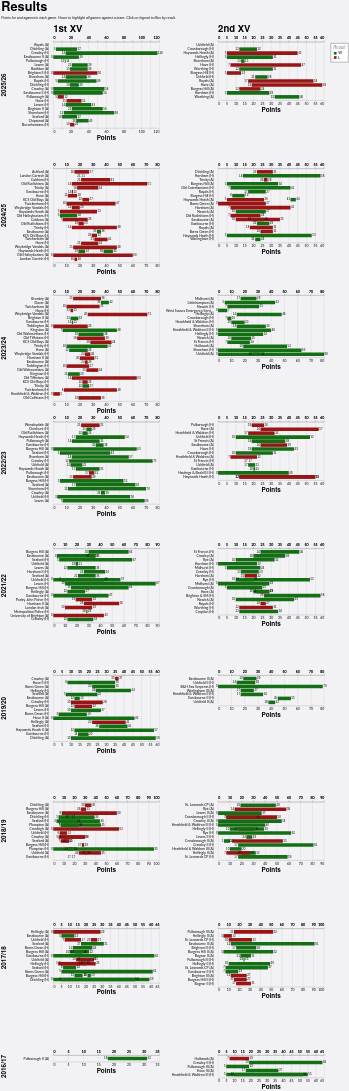

The specification (Vega-Lite) saved for this image:
### Vega-Lite specification from a JSON file in a GitHub repository (floating-point values rounded to 4 significant figures; data arrays with more than 128 entries replaced by an {"elided": "..."} marker saying what was removed)
{"config": {"axis": {"labelFont": "Lato, sans-serif", "titleFont": "PT Sans Narrow, Helvetica Neue, Helvetica, Arial, sans-serif", "labelFontSize": 13, "titleFontSize": 24, "gridColor": "#202947", "gridOpacity": 0.2}, "header": {"labelFont": "PT Sans Narrow, Helvetica Neue, Helvetica, Arial, sans-serif", "titleFont": "PT Sans Narrow, Helvetica Neue, Helvetica, Arial, sans-serif", "labelFontSize": 24, "titleFontSize": 28, "labelFontWeight": "bold", "orient": "left"}, "legend": {"labelFont": "Lato, sans-serif", "titleFont": "PT Sans Narrow, Helvetica Neue, Helvetica, Arial, sans-serif", "labelFontSize": 14, "titleFontSize": 16, "titlePadding": 5, "fillColor": "white", "strokeColor": "black", "padding": 10, "titleFontWeight": "lighter", "titleFontStyle": "italic", "titleColor": "gray", "offset": 10}, "title": {"font": "PT Sans Narrow, Helvetica Neue, Helvetica, Arial, sans-serif", "fontSize": 48, "fontWeight": "bold", "anchor": "start", "align": "center", "titlePadding": 20, "subtitlePadding": 10, "subtitleFontSize": 13, "subtitleColor": "", "subtitleFontStyle": "italic", "offset": 15, "color": "black"}, "axisX": {"labelAngle": 0}, "facet": {"title": null, "header": null, "align": {"row": "each", "column": "each"}}, "resolve": {"scale": {"y": "independent", "facet": "independent"}}, "background": "#f2f1f4", "scale": {"offsetBandPaddingOuter": 0.2, "offsetBandPaddingInner": 0.1}, "view": {"strokeWidth": 0}}, "data": {"name": "data-6f68012799d9d83200c97b6390981c0a"}, "facet": {"column": {"field": "squad", "header": {"labelAnchor": "start", "labelExpr": "datum.value + ' XV'", "labelFontSize": 36, "title": null}, "title": null, "type": "nominal"}, "row": {"field": "season", "sort": {"field": "season", "order": "descending"}, "title": null, "type": "nominal"}}, "spec": {"layer": [{"mark": {"type": "bar"}, "encoding": {"color": {"field": "result", "legend": {"orient": "right", "title": "Result", "titleOrient": "top"}, "scale": {"domain": ["W", "L"], "range": ["#146f14", "#981515"]}, "type": "nominal"}, "detail": {"field": "game_id", "type": "nominal"}, "opacity": {"condition": {"param": "param_8", "value": 1.0, "empty": true}, "value": 0.2}, "x": {"axis": {"offset": 5, "orient": "bottom"}, "field": "pf", "title": "Points", "type": "quantitative"}, "x2": {"field": "pa"}, "y": {"axis": {"domain": false, "grid": false, "offset": 15, "ticks": false, "title": null}, "field": "game_label", "sort": {"field": "date", "order": "descending"}, "title": null, "type": "nominal"}}, "name": "view_3"}, {"mark": {"type": "text", "align": "right", "dx": -2, "dy": 0}, "encoding": {"color": {"value": "black"}, "detail": {"field": "game_id", "type": "nominal"}, "opacity": {"condition": {"param": "param_8", "value": 1.0, "empty": true}, "value": 0.2}, "text": {"field": "loser", "type": "nominal"}, "x": {"axis": {"offset": 5, "orient": "top"}, "field": "loser", "title": null, "type": "quantitative"}, "y": {"axis": {"domain": false, "grid": false, "offset": 15, "ticks": false, "title": null}, "field": "game_label", "sort": {"field": "date", "order": "descending"}, "title": null, "type": "nominal"}}}, {"mark": {"type": "text", "align": "left", "dx": 2, "dy": 0}, "encoding": {"color": {"value": "black"}, "detail": {"field": "game_id", "type": "nominal"}, "opacity": {"condition": {"param": "param_8", "value": 1.0, "empty": true}, "value": 0.2}, "text": {"field": "winner", "type": "nominal"}, "x": {"axis": {"offset": 5, "orient": "top"}, "field": "winner", "title": null, "type": "quantitative"}, "y": {"axis": {"domain": false, "grid": false, "offset": 15, "ticks": false, "title": null}, "field": "game_label", "sort": {"field": "date", "order": "descending"}, "title": null, "type": "nominal"}}}], "height": {"step": 15}, "transform": [{"filter": {"param": "param_9", "empty": true}}], "width": 400}, "params": [{"name": "param_8", "select": {"type": "point", "clear": "mouseout", "fields": ["opposition"], "on": "hover"}, "views": ["view_3"]}, {"name": "param_9", "select": {"type": "point", "fields": ["result"]}, "views": ["view_3"]}], "resolve": {"scale": {"x": "independent", "y": "independent"}}, "spacing": 10, "title": {"text": "Results", "subtitle": "Points for and against in each game. Hover to highlight all games against a team. Click on legend to filter by result."}, "$schema": "https://vega.github.io/schema/vega-lite/v5.20.1.json", "datasets": {"data-6f68012799d9d83200c97b6390981c0a": {"elided": "297 records"}}}
